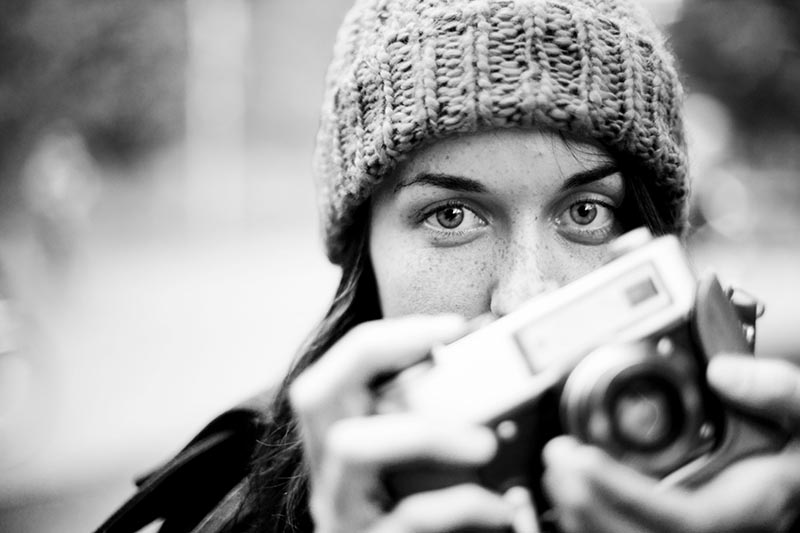
#> input picture imageTest.jpg, 800 x 533 px
$ python pintarSobreImagen_v2.py
#> lines starting #> are read from the running program, lines starting #| are printed output that depends on the picture; after the words box and inside, x2 and y2 are one past the last pixel; in counts of white or black regions, pixels touching at a corner belong together
#> further down, img is the input picture: shape (533, 800, 3); min 0, max 255, mean 157.7
### helpers.py
from imutils import face_utils,grab_contours
import cv2
import numpy as np
from numpy.linalg import norm

# [85 lines left out: functions compararPuntos, calcular_distancia, calcularDistanciaEuclidea, readTxt, eye_on_mask, get_frontal_face and 1 more, not called in this run]

class eyeDetector:

    # [132 lines left out: functions __init__, eye_mask_generator, get_eyes_position, get_position, get_positon_v2, calculate_center and 4 more, not called in this run]

class SegmentPinter:
    def __init__(self,image,numberCuadrants=9):
#> called with numberCuadrants = 9
        self.numberCuadrants = numberCuadrants
        self.N = np.sqrt(self.numberCuadrants)
        self.image=image
        self.width = self.image.shape[1]
#> self.width = 800
        self.height = self.image.shape[0]
#> self.height = 533
        self.heightInterval = self.height//self.N
#> self.heightInterval = 177
        self.withInterval = self.width//self.N
#> self.withInterval = 266
        self.listaCuadrants = []
    #Reiniciamos nuestra matriz de puntos
    def refresh_list(self):
        self.listaCuadrants.clear()
        for i in range(int(self.N)):
            for j in range(int(self.N)):
                punto1 = (int((self.withInterval*j)), int((self.heightInterval*i)))
                punto2 = (int(punto1[0] + self.withInterval), int(punto1[1] + self.heightInterval))
                listaPuntos = []
                listaPuntos.append(punto1)
                listaPuntos.append(punto2)
                self.listaCuadrants.append(listaPuntos)
    #Pintamos la matriz de cuadrantes en la imagen
    def paint_cuadrants(self):
        image= self.image.copy()
        for i in range(int(self.N) - 1):
            i += 1
            image = cv2.line(image, (0, int(self.heightInterval * i)), (self.width, int(self.heightInterval * i)), (0,0,0), 5)
            image = cv2.line(image, (int(self.withInterval * i), 0 ), (int(self.withInterval*i), self.height), (0,0,0), 5)
#> this loop made 2 passes
#> pass 1, in paint_cuadrants, `image = cv2.line(image, (0, int(self.heightInterval * i)), (self.width..`:
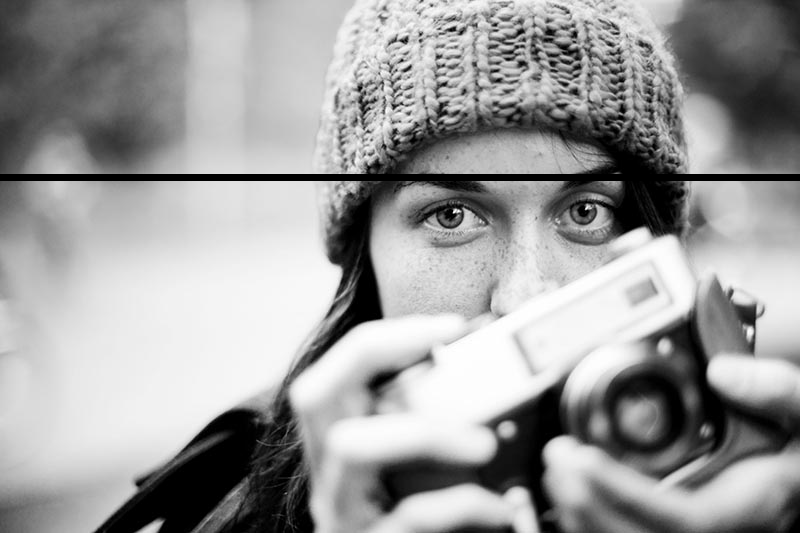
#> image: shape (533, 800, 3); 1.28% of pixels changed, all inside (x1, y1, x2, y2) = (0, 174, 800, 181)
#> pass 1, in paint_cuadrants, `image = cv2.line(image, (int(self.withInterval * i), 0 ), (int(self.wi..`:
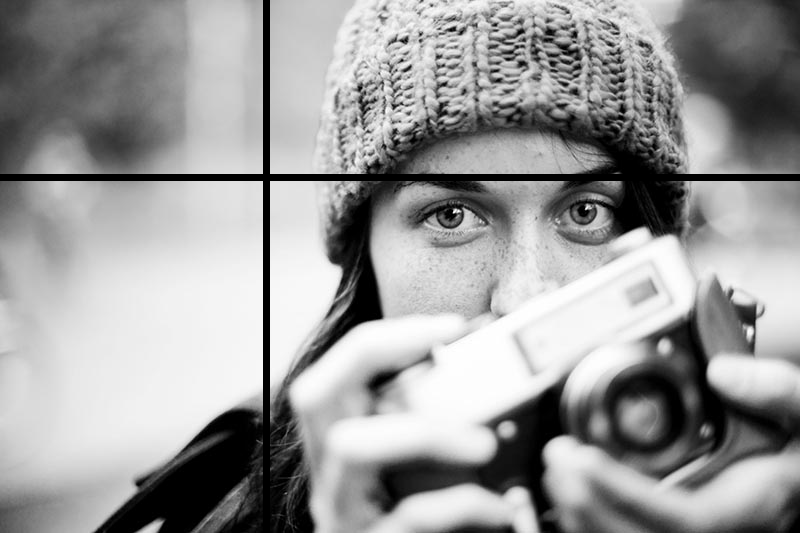
#> image: shape (533, 800, 3); 0.86% of pixels changed, all inside (x1, y1, x2, y2) = (263, 0, 270, 533)
#> pass 2, in paint_cuadrants, `image = cv2.line(image, (0, int(self.heightInterval * i)), (self.width..`:
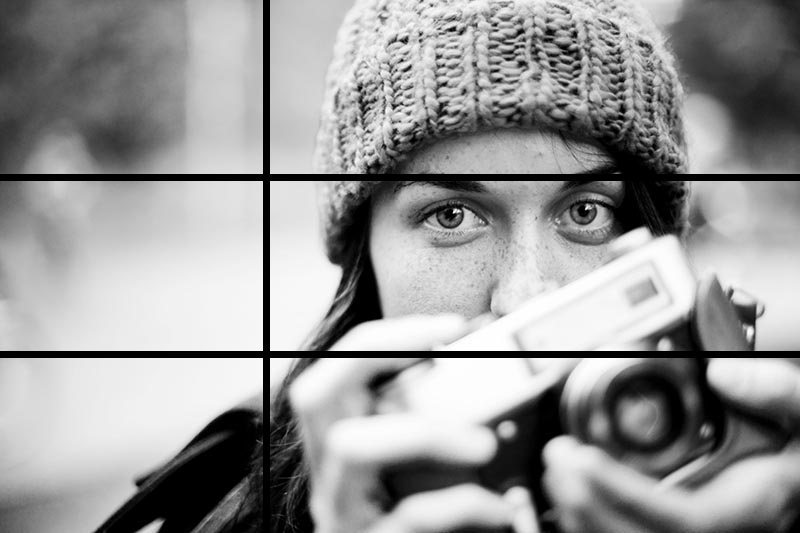
#> image: shape (533, 800, 3); 1.3% of pixels changed, all inside (x1, y1, x2, y2) = (0, 351, 800, 358)
#> pass 2, in paint_cuadrants, `image = cv2.line(image, (int(self.withInterval * i), 0 ), (int(self.wi..`:
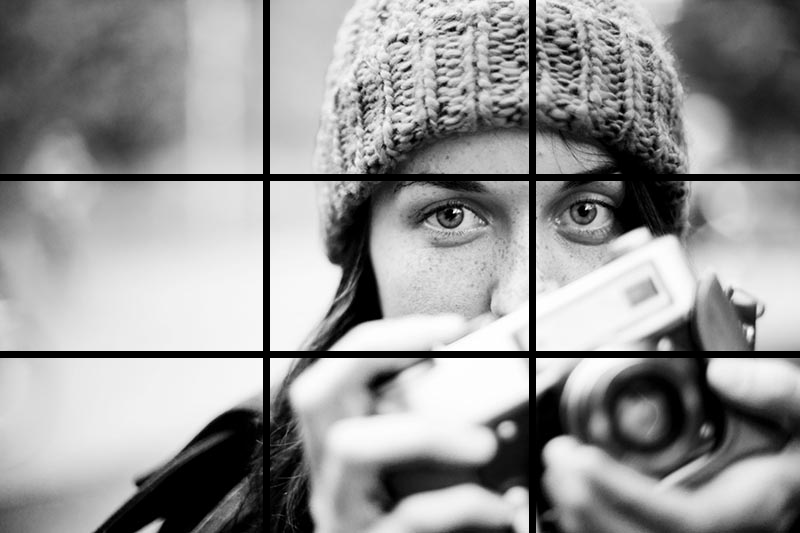
#> image: shape (533, 800, 3); 0.82% of pixels changed, all inside (x1, y1, x2, y2) = (529, 0, 536, 533)
        return image
    #Pintamos el objtivo
    def paint_objective(self,image,objetiveCuadrant):
        image=self.tranparetColor(self.listaCuadrants[objetiveCuadrant][0],self.listaCuadrants[objetiveCuadrant][1],image)
        return image
    def tranparetColor(self,x_point,x1_point,image):
#> called with x_point = (0, 0), x1_point = (266, 177)
        mask = np.zeros(image.shape[:2], dtype="uint8")
        cv2.rectangle(mask, x_point, x1_point, 255, -1)
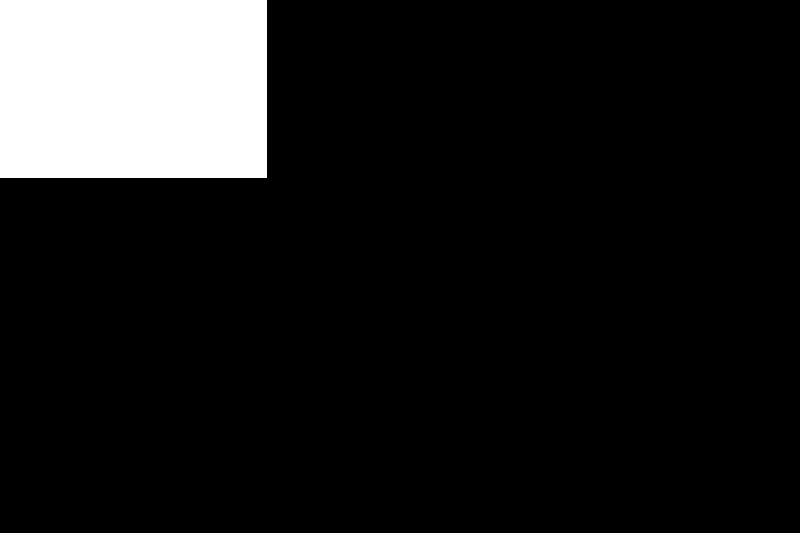
#> mask: shape (533, 800); 11.1% white; 1 white region, box (x1, y1, x2, y2) and area: (0, 0, 267, 178) 47526
        trans_image = np.copy(image)
        trans_image[(mask==255)] = [0,255,0]
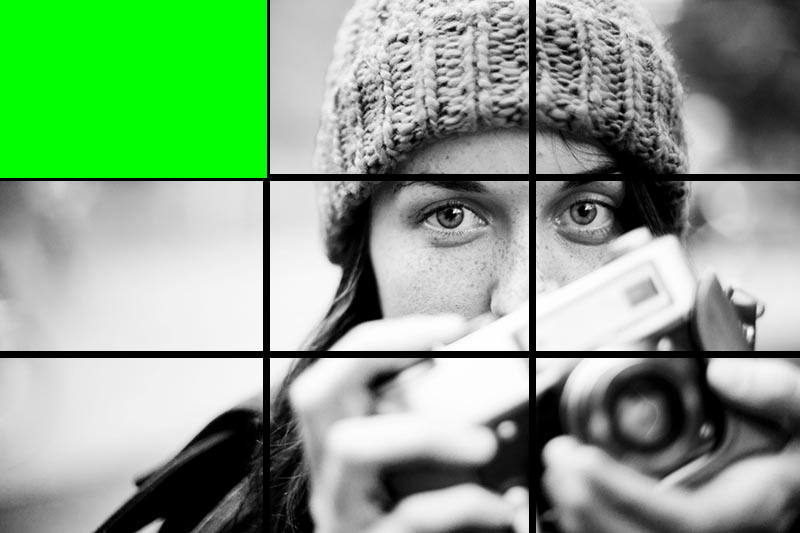
#> trans_image: shape (533, 800, 3); 11.15% of pixels changed, all inside (x1, y1, x2, y2) = (0, 0, 267, 178)
        return cv2.addWeighted(trans_image, 0.3, image, 0.7, 0, trans_image)
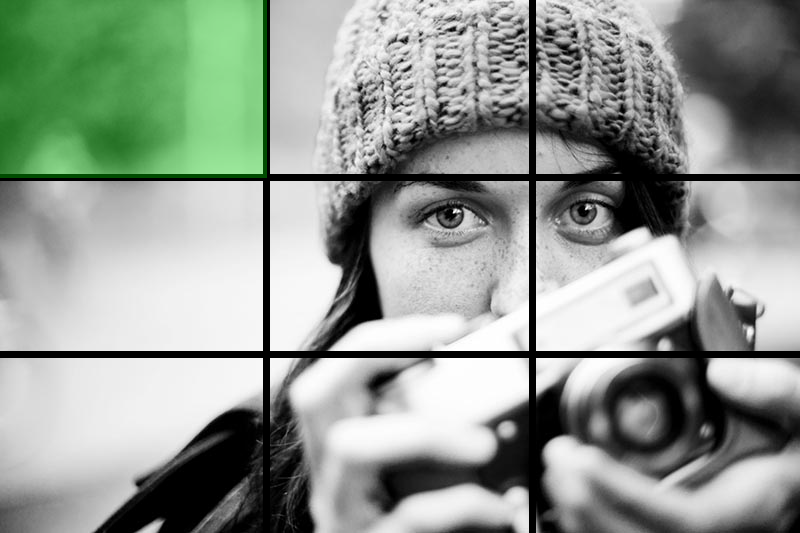
#> returned value: shape (533, 800, 3); mean B, G, R 146.1, 154.6, 146.1

### pintarSobreImagen_v2.py
#####este programa se encarga de pintar sobre una imagen


import cv2
import numpy as np
from helpers import SegmentPinter


numberCuadrants = 9
objetiveCuadrant = 0

img = cv2.imread('imageTest.jpg')
segmentador=SegmentPinter(img,numberCuadrants)
segmentador.refresh_list()
image=segmentador.paint_cuadrants()
img=segmentador.paint_objective(image=image,objetiveCuadrant=objetiveCuadrant)
cv2.imshow('cuadrantes', img)


cv2.waitKey()
